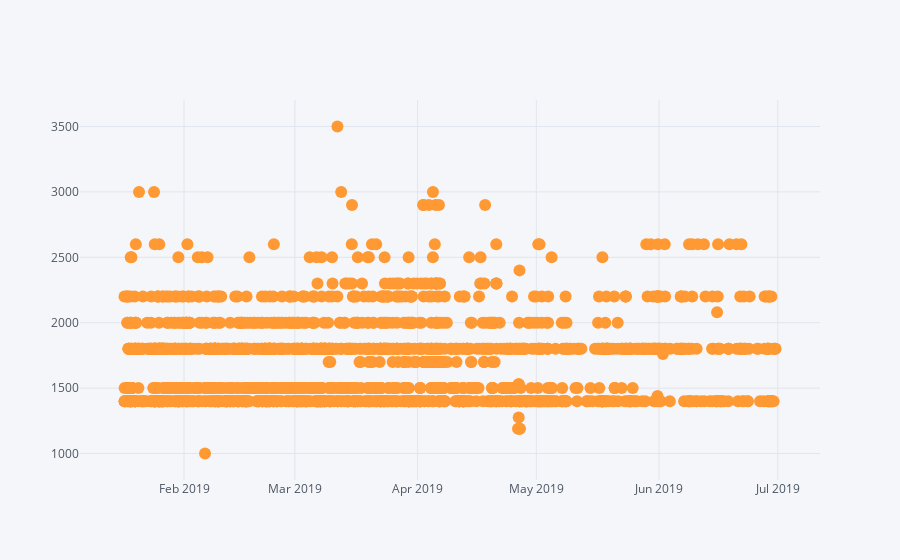

Write notebook code for a chart like this one.
### Code cell
#смотрю зависимость между суммой и давностью покупки

import cufflinks as cf
from plotly.offline import download_plotlyjs, init_notebook_mode, plot, iplot

init_notebook_mode(connected = True)
cf.go_offline()

data.iplot(kind='scatter', x='date', y='sum', mode='markers')

### Figure 1 — Plotly figure (JSON) as saved in the notebook; plotly's stock layout.template omitted (floating-point values rounded to 4 significant figures; data arrays with more than 128 entries replaced by an {"elided": "..."} marker saying what was removed)
{"data": [{"line": {"color": "rgba(255, 153, 51, 1.0)", "dash": "solid", "shape": "linear", "width": 1.3}, "marker": {"size": 12, "symbol": "circle"}, "mode": "markers", "name": "sum", "text": "", "type": "scatter", "x": {"elided": "1840 str values"}, "y": {"elided": "1840 int values"}}], "layout": {"legend": {"bgcolor": "#F5F6F9", "font": {"color": "#4D5663"}}, "paper_bgcolor": "#F5F6F9", "plot_bgcolor": "#F5F6F9", "title": {"font": {"color": "#4D5663"}}, "xaxis": {"gridcolor": "#E1E5ED", "showgrid": true, "tickfont": {"color": "#4D5663"}, "title": {"font": {"color": "#4D5663"}, "text": ""}, "zerolinecolor": "#E1E5ED"}, "yaxis": {"gridcolor": "#E1E5ED", "showgrid": true, "tickfont": {"color": "#4D5663"}, "title": {"font": {"color": "#4D5663"}, "text": ""}, "zerolinecolor": "#E1E5ED"}}}
